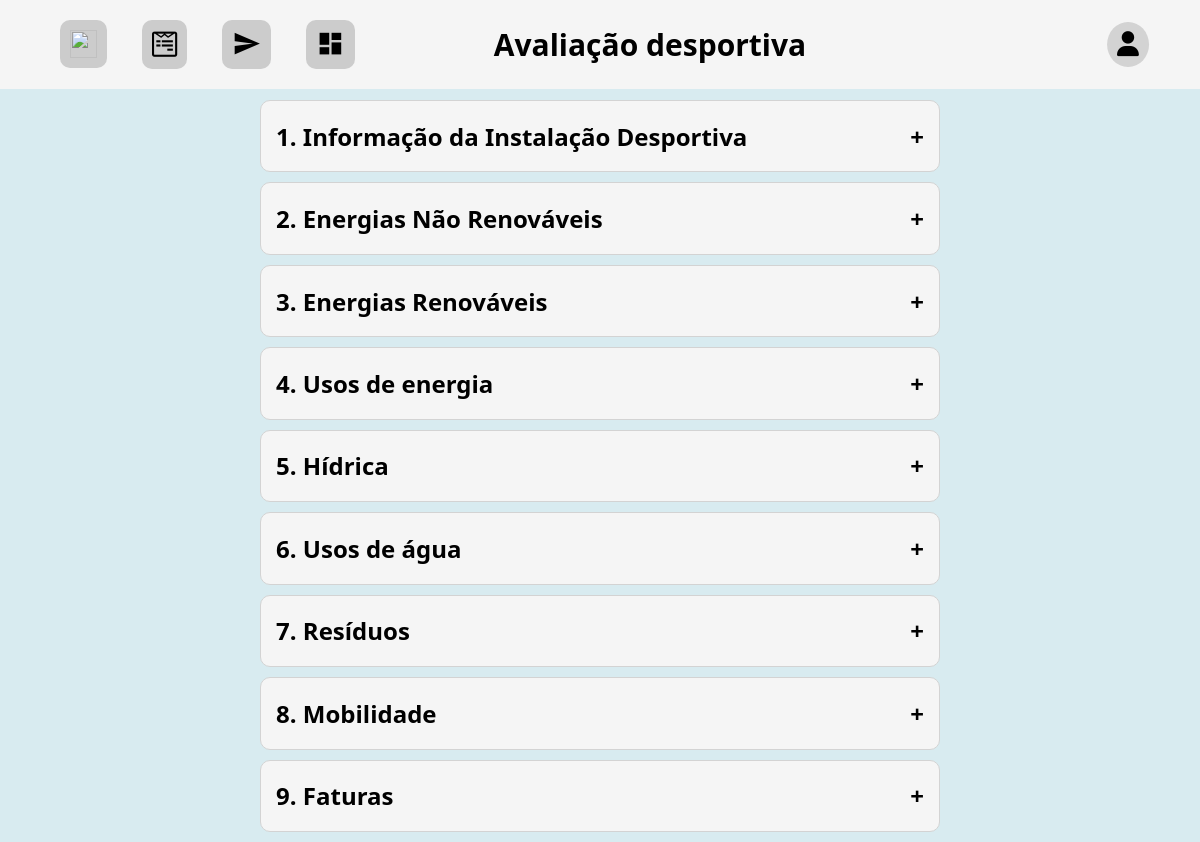
Page /form?instalacao=6 (signed in) on the committed database.
### formularioInstituicoes/models.py (models this page shows, shortened)
class Tema(models.Model):
    nome = models.CharField(max_length=100)
    ordem_perguntas_formulario = models.IntegerField(null=True, blank=True)

### formularioInstituicoes/views.py (the view)
# urls.py: path('form', views.formulario_view),
@login_required
def formulario_view(request):
    entidade = getEntidade(request)
    criar_perguntas_form(perguntas_form)
    instalacao_id = request.GET.get('instalacao')
    post_form(request, instalacao_id, datetime.date.today().year, update=False)
    if request.method == "POST" or request.method == "FILES":
        base_url = request.path_info
        nova_url = f"{base_url}?instalacao={instalacao_id}"
        return HttpResponseRedirect(nova_url)
    context = {
        'perguntas_form': perguntas_form,
        'instalacao_submmit': Instalacao.objects.get(id=instalacao_id).submetido,
        'entidadeLogada': entidade.nome
    }
    return render(request, 'formulario.html', context)

### formularioInstituicoes/models.py (called while the page is built)
    def __str__(self):
        return f"{self.unidade}"

### formularioInstituicoes/views.py (called while the page is built, shortened)
def getEntidade(request) -> Entidade:
    if Entidade.objects.filter(user__id=request.user.id).first():
        return Entidade.objects.filter(user__id=request.user.id).first()
    else:
        return None

def post_form(request, instalacao, ano_questionario, update):
    avaliacoes = Avaliacao.objects.filter(instalacao__id=instalacao)
    avaliacao = avaliacoes.get(ano=ano_questionario)

### formularioInstituicoes/templates/formulario.html (shortened to what this page needs)
{% extends 'navigator.html' %}
{% load static %}
{% block titulo %}
    <h1>Avaliação desportiva</h1>
{% endblock %}
{% block content %}
    <link rel="stylesheet" href="{% static 'css/formulario.css' %}">
    {% if instalacao_submmit %}
        <div class="container">
            <div class="titulo_submetido"><span>Já submeteu para avaliação</span></div>
        </div>
    {% else %}
        <div class="container">
            {% for tema, subtemas in perguntas_form.items %}
                {% with forloop.counter as tema_counter %}
                    <div class="tema">
                        <div class="titulo" onclick="toggle(this)" id="temaID:{{ tema.id }}">
                            <span>{{ tema_counter }}. {{ tema.nome }} </span>
                            <span style="float:right" id="sinal">+</span>
                        </div>
                    </div>
                {% endwith %}
            {% endfor %}
        </div>
    {% endif %}
{% endblock %}

### formularioInstituicoes/static/css/navigator.css (style rules this page uses)
:root { --light-blue: #d8ebf0; --marine-blue: #79e2e2; --bs-font-sans-serif: system-ui, -apple-system, "Segoe UI", Roboto, "Helvetica Neue", Arial, "Noto Sans", "Liberation Sans", sans-serif, "Apple Color Emoji", "Segoe UI Emoji", "Segoe UI Symbol", "Noto Color Emoji"; }
body { font-family: var(--bs-font-sans-serif); background: var(--light-blue); }

### formularioInstituicoes/static/css/formulario.css (style rules this page uses)
:root { --light-blue: #d8ebf0; --marine-blue: #79e2e2; --bs-font-sans-serif: system-ui, -apple-system, "Segoe UI", Roboto, "Helvetica Neue", Arial, "Noto Sans", "Liberation Sans", sans-serif, "Apple Color Emoji", "Segoe UI Emoji", "Segoe UI Symbol", "Noto Color Emoji"; }
body { font-family: var(--bs-font-sans-serif); }
.container { max-width: 700px; margin: 100px auto auto; }
.tema { border: 1px solid lightgrey; margin: 10px; background: whitesmoke; padding: 5px 15px; border-radius: 10px; }
.titulo { font-size: 1.5em; font-weight: bold; padding: 1ch 0; display: flex; justify-content: space-between; flex-direction: row; }

### rows in the picture
Tema: tema_counter "1", nome "Informação da Instalação Desportiva"
Tema: tema_counter "2", nome "Energias Não Renováveis"
Tema: tema_counter "3", nome "Energias Renováveis"
Tema: tema_counter "4", nome "Usos de energia"
Tema: tema_counter "5", nome "Hídrica"
Tema: tema_counter "6", nome "Usos de água"
